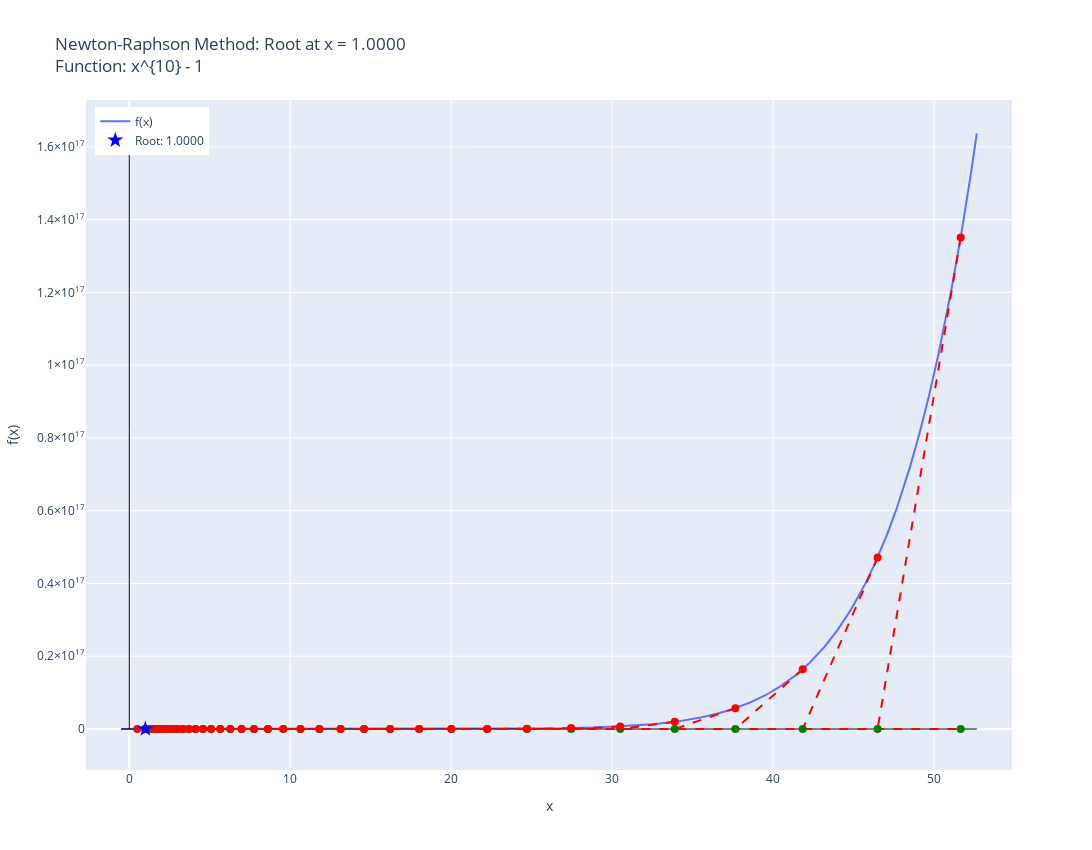

The cell this chart's notebook holds for it:
### Code cell
runNRM(
    f = "x**10 - 1",
    x0 = 0.5,
    know_root=1,  # Known root for the function x^3 - 2x - 5
    tol=1e-6,
    max_iter=100
    )

### Figure 1 — Plotly figure (JSON) as saved in the notebook; plotly's stock layout.template omitted (floating-point values rounded to 4 significant figures; data arrays with more than 128 entries replaced by an {"elided": "..."} marker saying what was removed)
{"data": [{"mode": "lines", "name": "f(x)", "type": "scatter", "x": {"elided": "4000 float values"}, "y": {"elided": "4000 float values"}}, {"line": {"color": "black", "width": 1}, "mode": "lines", "showlegend": false, "type": "scatter", "x": [-0.5, 52.65], "y": [0, 0]}, {"line": {"color": "black", "width": 1}, "mode": "lines", "showlegend": false, "type": "scatter", "x": [0, 0], "y": [-1, 163675529745143360]}, {"line": {"color": "red", "dash": "dash"}, "mode": "lines", "showlegend": false, "type": "scatter", "x": [0.5, 51.65], "y": [-0.999, 0]}, {"marker": {"color": "red", "size": 8}, "mode": "markers", "showlegend": false, "type": "scatter", "x": [0.5], "y": [-0.999]}, {"marker": {"color": "green", "size": 8}, "mode": "markers", "showlegend": false, "type": "scatter", "x": [51.65], "y": [0]}, {"line": {"color": "red", "dash": "dash"}, "mode": "lines", "showlegend": false, "type": "scatter", "x": [51.65, 46.48], "y": [135114904483913700, 0]}, {"marker": {"color": "red", "size": 8}, "mode": "markers", "showlegend": false, "type": "scatter", "x": [51.65], "y": [135114904483913700]}, {"marker": {"color": "green", "size": 8}, "mode": "markers", "showlegend": false, "type": "scatter", "x": [46.48], "y": [0]}, {"line": {"color": "red", "dash": "dash"}, "mode": "lines", "showlegend": false, "type": "scatter", "x": [46.48, 41.84], "y": [47111654129711540, 0]}, {"marker": {"color": "red", "size": 8}, "mode": "markers", "showlegend": false, "type": "scatter", "x": [46.48], "y": [47111654129711540]}, {"marker": {"color": "green", "size": 8}, "mode": "markers", "showlegend": false, "type": "scatter", "x": [41.84], "y": [0]}, {"line": {"color": "red", "dash": "dash"}, "mode": "lines", "showlegend": false, "type": "scatter", "x": [41.84, 37.65], "y": [16426818072478544, 0]}, {"marker": {"color": "red", "size": 8}, "mode": "markers", "showlegend": false, "type": "scatter", "x": [41.84], "y": [16426818072478544]}, {"marker": {"color": "green", "size": 8}, "mode": "markers", "showlegend": false, "type": "scatter", "x": [37.65], "y": [0]}, {"line": {"color": "red", "dash": "dash"}, "mode": "lines", "showlegend": false, "type": "scatter", "x": [37.65, 33.89], "y": [5727677301318307, 0]}, {"marker": {"color": "red", "size": 8}, "mode": "markers", "showlegend": false, "type": "scatter", "x": [37.65], "y": [5727677301318307]}, {"marker": {"color": "green", "size": 8}, "mode": "markers", "showlegend": false, "type": "scatter", "x": [33.89], "y": [0]}, {"line": {"color": "red", "dash": "dash"}, "mode": "lines", "showlegend": false, "type": "scatter", "x": [33.89, 30.5], "y": [1997000000000000.0, 0]}, {"marker": {"color": "red", "size": 8}, "mode": "markers", "showlegend": false, "type": "scatter", "x": [33.89], "y": [1997000000000000.0]}, {"marker": {"color": "green", "size": 8}, "mode": "markers", "showlegend": false, "type": "scatter", "x": [30.5], "y": [0]}, {"line": {"color": "red", "dash": "dash"}, "mode": "lines", "showlegend": false, "type": "scatter", "x": [30.5, 27.45], "y": [696400000000000.0, 0]}, {"marker": {"color": "red", "size": 8}, "mode": "markers", "showlegend": false, "type": "scatter", "x": [30.5], "y": [696400000000000.0]}, {"marker": {"color": "green", "size": 8}, "mode": "markers", "showlegend": false, "type": "scatter", "x": [27.45], "y": [0]}, {"line": {"color": "red", "dash": "dash"}, "mode": "lines", "showlegend": false, "type": "scatter", "x": [27.45, 24.7], "y": [242800000000000.0, 0]}, {"marker": {"color": "red", "size": 8}, "mode": "markers", "showlegend": false, "type": "scatter", "x": [27.45], "y": [242800000000000.0]}, {"marker": {"color": "green", "size": 8}, "mode": "markers", "showlegend": false, "type": "scatter", "x": [24.7], "y": [0]}, {"line": {"color": "red", "dash": "dash"}, "mode": "lines", "showlegend": false, "type": "scatter", "x": [24.7, 22.23], "y": [84660000000000.0, 0]}, {"marker": {"color": "red", "size": 8}, "mode": "markers", "showlegend": false, "type": "scatter", "x": [24.7], "y": [84660000000000.0]}, {"marker": {"color": "green", "size": 8}, "mode": "markers", "showlegend": false, "type": "scatter", "x": [22.23], "y": [0]}, {"line": {"color": "red", "dash": "dash"}, "mode": "lines", "showlegend": false, "type": "scatter", "x": [22.23, 20.01], "y": [29520000000000.0, 0]}, {"marker": {"color": "red", "size": 8}, "mode": "markers", "showlegend": false, "type": "scatter", "x": [22.23], "y": [29520000000000.0]}, {"marker": {"color": "green", "size": 8}, "mode": "markers", "showlegend": false, "type": "scatter", "x": [20.01], "y": [0]}, {"line": {"color": "red", "dash": "dash"}, "mode": "lines", "showlegend": false, "type": "scatter", "x": [20.01, 18.01], "y": [10290000000000.0, 0]}, {"marker": {"color": "red", "size": 8}, "mode": "markers", "showlegend": false, "type": "scatter", "x": [20.01], "y": [10290000000000.0]}, {"marker": {"color": "green", "size": 8}, "mode": "markers", "showlegend": false, "type": "scatter", "x": [18.01], "y": [0]}, {"line": {"color": "red", "dash": "dash"}, "mode": "lines", "showlegend": false, "type": "scatter", "x": [18.01, 16.21], "y": [3589000000000.0, 0]}, {"marker": {"color": "red", "size": 8}, "mode": "markers", "showlegend": false, "type": "scatter", "x": [18.01], "y": [3589000000000.0]}, {"marker": {"color": "green", "size": 8}, "mode": "markers", "showlegend": false, "type": "scatter", "x": [16.21], "y": [0]}, {"line": {"color": "red", "dash": "dash"}, "mode": "lines", "showlegend": false, "type": "scatter", "x": [16.21, 14.59], "y": [1251000000000.0, 0]}, {"marker": {"color": "red", "size": 8}, "mode": "markers", "showlegend": false, "type": "scatter", "x": [16.21], "y": [1251000000000.0]}, {"marker": {"color": "green", "size": 8}, "mode": "markers", "showlegend": false, "type": "scatter", "x": [14.59], "y": [0]}, {"line": {"color": "red", "dash": "dash"}, "mode": "lines", "showlegend": false, "type": "scatter", "x": [14.59, 13.13], "y": [436300000000.0, 0]}, {"marker": {"color": "red", "size": 8}, "mode": "markers", "showlegend": false, "type": "scatter", "x": [14.59], "y": [436300000000.0]}, {"marker": {"color": "green", "size": 8}, "mode": "markers", "showlegend": false, "type": "scatter", "x": [13.13], "y": [0]}, {"line": {"color": "red", "dash": "dash"}, "mode": "lines", "showlegend": false, "type": "scatter", "x": [13.13, 11.82], "y": [152100000000.0, 0]}, {"marker": {"color": "red", "size": 8}, "mode": "markers", "showlegend": false, "type": "scatter", "x": [13.13], "y": [152100000000.0]}, {"marker": {"color": "green", "size": 8}, "mode": "markers", "showlegend": false, "type": "scatter", "x": [11.82], "y": [0]}, {"line": {"color": "red", "dash": "dash"}, "mode": "lines", "showlegend": false, "type": "scatter", "x": [11.82, 10.63], "y": [53050000000.0, 0]}, {"marker": {"color": "red", "size": 8}, "mode": "markers", "showlegend": false, "type": "scatter", "x": [11.82], "y": [53050000000.0]}, {"marker": {"color": "green", "size": 8}, "mode": "markers", "showlegend": false, "type": "scatter", "x": [10.63], "y": [0]}, {"line": {"color": "red", "dash": "dash"}, "mode": "lines", "showlegend": false, "type": "scatter", "x": [10.63, 9.571], "y": [18500000000.0, 0]}, {"marker": {"color": "red", "size": 8}, "mode": "markers", "showlegend": false, "type": "scatter", "x": [10.63], "y": [18500000000.0]}, {"marker": {"color": "green", "size": 8}, "mode": "markers", "showlegend": false, "type": "scatter", "x": [9.571], "y": [0]}, {"line": {"color": "red", "dash": "dash"}, "mode": "lines", "showlegend": false, "type": "scatter", "x": [9.571, 8.614], "y": [6449000000.0, 0]}, {"marker": {"color": "red", "size": 8}, "mode": "markers", "showlegend": false, "type": "scatter", "x": [9.571], "y": [6449000000.0]}, {"marker": {"color": "green", "size": 8}, "mode": "markers", "showlegend": false, "type": "scatter", "x": [8.614], "y": [0]}, {"line": {"color": "red", "dash": "dash"}, "mode": "lines", "showlegend": false, "type": "scatter", "x": [8.614, 7.752], "y": [2249000000.0, 0]}, {"marker": {"color": "red", "size": 8}, "mode": "markers", "showlegend": false, "type": "scatter", "x": [8.614], "y": [2249000000.0]}, {"marker": {"color": "green", "size": 8}, "mode": "markers", "showlegend": false, "type": "scatter", "x": [7.752], "y": [0]}, {"line": {"color": "red", "dash": "dash"}, "mode": "lines", "showlegend": false, "type": "scatter", "x": [7.752, 6.977], "y": [784100000.0, 0]}, {"marker": {"color": "red", "size": 8}, "mode": "markers", "showlegend": false, "type": "scatter", "x": [7.752], "y": [784100000.0]}, {"marker": {"color": "green", "size": 8}, "mode": "markers", "showlegend": false, "type": "scatter", "x": [6.977], "y": [0]}, {"line": {"color": "red", "dash": "dash"}, "mode": "lines", "showlegend": false, "type": "scatter", "x": [6.977, 6.279], "y": [273400000.0, 0]}, {"marker": {"color": "red", "size": 8}, "mode": "markers", "showlegend": false, "type": "scatter", "x": [6.977], "y": [273400000.0]}, {"marker": {"color": "green", "size": 8}, "mode": "markers", "showlegend": false, "type": "scatter", "x": [6.279], "y": [0]}, {"line": {"color": "red", "dash": "dash"}, "mode": "lines", "showlegend": false, "type": "scatter", "x": [6.279, 5.651], "y": [95320000.0, 0]}, {"marker": {"color": "red", "size": 8}, "mode": "markers", "showlegend": false, "type": "scatter", "x": [6.279], "y": [95320000.0]}, {"marker": {"color": "green", "size": 8}, "mode": "markers", "showlegend": false, "type": "scatter", "x": [5.651], "y": [0]}, {"line": {"color": "red", "dash": "dash"}, "mode": "lines", "showlegend": false, "type": "scatter", "x": [5.651, 5.086], "y": [33240000.0, 0]}, {"marker": {"color": "red", "size": 8}, "mode": "markers", "showlegend": false, "type": "scatter", "x": [5.651], "y": [33240000.0]}, {"marker": {"color": "green", "size": 8}, "mode": "markers", "showlegend": false, "type": "scatter", "x": [5.086], "y": [0]}, {"line": {"color": "red", "dash": "dash"}, "mode": "lines", "showlegend": false, "type": "scatter", "x": [5.086, 4.578], "y": [11590000.0, 0]}, {"marker": {"color": "red", "size": 8}, "mode": "markers", "showlegend": false, "type": "scatter", "x": [5.086], "y": [11590000.0]}, {"marker": {"color": "green", "size": 8}, "mode": "markers", "showlegend": false, "type": "scatter", "x": [4.578], "y": [0]}, {"line": {"color": "red", "dash": "dash"}, "mode": "lines", "showlegend": false, "type": "scatter", "x": [4.578, 4.12], "y": [4041000.0, 0]}, {"marker": {"color": "red", "size": 8}, "mode": "markers", "showlegend": false, "type": "scatter", "x": [4.578], "y": [4041000.0]}, {"marker": {"color": "green", "size": 8}, "mode": "markers", "showlegend": false, "type": "scatter", "x": [4.12], "y": [0]}, {"line": {"color": "red", "dash": "dash"}, "mode": "lines", "showlegend": false, "type": "scatter", "x": [4.12, 3.708], "y": [1409000.0, 0]}, {"marker": {"color": "red", "size": 8}, "mode": "markers", "showlegend": false, "type": "scatter", "x": [4.12], "y": [1409000.0]}, {"marker": {"color": "green", "size": 8}, "mode": "markers", "showlegend": false, "type": "scatter", "x": [3.708], "y": [0]}, {"line": {"color": "red", "dash": "dash"}, "mode": "lines", "showlegend": false, "type": "scatter", "x": [3.708, 3.337], "y": [491300.0, 0]}, {"marker": {"color": "red", "size": 8}, "mode": "markers", "showlegend": false, "type": "scatter", "x": [3.708], "y": [491300.0]}, {"marker": {"color": "green", "size": 8}, "mode": "markers", "showlegend": false, "type": "scatter", "x": [3.337], "y": [0]}, {"line": {"color": "red", "dash": "dash"}, "mode": "lines", "showlegend": false, "type": "scatter", "x": [3.337, 3.003], "y": [171300.0, 0]}, {"marker": {"color": "red", "size": 8}, "mode": "markers", "showlegend": false, "type": "scatter", "x": [3.337], "y": [171300.0]}, {"marker": {"color": "green", "size": 8}, "mode": "markers", "showlegend": false, "type": "scatter", "x": [3.003], "y": [0]}, {"line": {"color": "red", "dash": "dash"}, "mode": "lines", "showlegend": false, "type": "scatter", "x": [3.003, 2.703], "y": [59730.0, 0]}, {"marker": {"color": "red", "size": 8}, "mode": "markers", "showlegend": false, "type": "scatter", "x": [3.003], "y": [59730.0]}, {"marker": {"color": "green", "size": 8}, "mode": "markers", "showlegend": false, "type": "scatter", "x": [2.703], "y": [0]}, {"line": {"color": "red", "dash": "dash"}, "mode": "lines", "showlegend": false, "type": "scatter", "x": [2.703, 2.433], "y": [20830.0, 0]}, {"marker": {"color": "red", "size": 8}, "mode": "markers", "showlegend": false, "type": "scatter", "x": [2.703], "y": [20830.0]}, {"marker": {"color": "green", "size": 8}, "mode": "markers", "showlegend": false, "type": "scatter", "x": [2.433], "y": [0]}, {"line": {"color": "red", "dash": "dash"}, "mode": "lines", "showlegend": false, "type": "scatter", "x": [2.433, 2.19], "y": [7261.0, 0]}, {"marker": {"color": "red", "size": 8}, "mode": "markers", "showlegend": false, "type": "scatter", "x": [2.433], "y": [7261.0]}, {"marker": {"color": "green", "size": 8}, "mode": "markers", "showlegend": false, "type": "scatter", "x": [2.19], "y": [0]}, {"line": {"color": "red", "dash": "dash"}, "mode": "lines", "showlegend": false, "type": "scatter", "x": [2.19, 1.971], "y": [2532.0, 0]}, {"marker": {"color": "red", "size": 8}, "mode": "markers", "showlegend": false, "type": "scatter", "x": [2.19], "y": [2532.0]}, {"marker": {"color": "green", "size": 8}, "mode": "markers", "showlegend": false, "type": "scatter", "x": [1.971], "y": [0]}, {"line": {"color": "red", "dash": "dash"}, "mode": "lines", "showlegend": false, "type": "scatter", "x": [1.971, 1.774], "y": [882.4, 0]}, {"marker": {"color": "red", "size": 8}, "mode": "markers", "showlegend": false, "type": "scatter", "x": [1.971], "y": [882.4]}, {"marker": {"color": "green", "size": 8}, "mode": "markers", "showlegend": false, "type": "scatter", "x": [1.774], "y": [0]}, {"line": {"color": "red", "dash": "dash"}, "mode": "lines", "showlegend": false, "type": "scatter", "x": [1.774, 1.597], "y": [307.4, 0]}, {"marker": {"color": "red", "size": 8}, "mode": "markers", "showlegend": false, "type": "scatter", "x": [1.774], "y": [307.4]}, {"marker": {"color": "green", "size": 8}, "mode": "markers", "showlegend": false, "type": "scatter", "x": [1.597], "y": [0]}, {"line": {"color": "red", "dash": "dash"}, "mode": "lines", "showlegend": false, "type": "scatter", "x": [1.597, 1.439], "y": [106.9, 0]}, {"marker": {"color": "red", "size": 8}, "mode": "markers", "showlegend": false, "type": "scatter", "x": [1.597], "y": [106.9]}, {"marker": {"color": "green", "size": 8}, "mode": "markers", "showlegend": false, "type": "scatter", "x": [1.439], "y": [0]}, {"line": {"color": "red", "dash": "dash"}, "mode": "lines", "showlegend": false, "type": "scatter", "x": [1.439, 1.299], "y": [37.02, 0]}, {"marker": {"color": "red", "size": 8}, "mode": "markers", "showlegend": false, "type": "scatter", "x": [1.439], "y": [37.02]}, {"marker": {"color": "green", "size": 8}, "mode": "markers", "showlegend": false, "type": "scatter", "x": [1.299], "y": [0]}, {"line": {"color": "red", "dash": "dash"}, "mode": "lines", "showlegend": false, "type": "scatter", "x": [1.299, 1.178], "y": [12.65, 0]}, {"marker": {"color": "red", "size": 8}, "mode": "markers", "showlegend": false, "type": "scatter", "x": [1.299], "y": [12.65]}, {"marker": {"color": "green", "size": 8}, "mode": "markers", "showlegend": false, "type": "scatter", "x": [1.178], "y": [0]}, {"line": {"color": "red", "dash": "dash"}, "mode": "lines", "showlegend": false, "type": "scatter", "x": [1.178, 1.083], "y": [4.161, 0]}, {"marker": {"color": "red", "size": 8}, "mode": "markers", "showlegend": false, "type": "scatter", "x": [1.178], "y": [4.161]}, {"marker": {"color": "green", "size": 8}, "mode": "markers", "showlegend": false, "type": "scatter", "x": [1.083], "y": [0]}, {"line": {"color": "red", "dash": "dash"}, "mode": "lines", "showlegend": false, "type": "scatter", "x": [1.083, 1.024], "y": [1.227, 0]}, {"marker": {"color": "red", "size": 8}, "mode": "markers", "showlegend": false, "type": "scatter", "x": [1.083], "y": [1.227]}, {"marker": {"color": "green", "size": 8}, "mode": "markers", "showlegend": false, "type": "scatter", "x": [1.024], "y": [0]}, {"line": {"color": "red", "dash": "dash"}, "mode": "lines", "showlegend": false, "type": "scatter", "x": [1.024, 1.002], "y": [0.2635, 0]}, {"marker": {"color": "red", "size": 8}, "mode": "markers", "showlegend": false, "type": "scatter", "x": [1.024], "y": [0.2635]}, {"marker": {"color": "green", "size": 8}, "mode": "markers", "showlegend": false, "type": "scatter", "x": [1.002], "y": [0]}, {"line": {"color": "red", "dash": "dash"}, "mode": "lines", "showlegend": false, "type": "scatter", "x": [1.002, 1.0], "y": [0.0234, 0]}, {"marker": {"color": "red", "size": 8}, "mode": "markers", "showlegend": false, "type": "scatter", "x": [1.002], "y": [0.0234]}, {"marker": {"color": "green", "size": 8}, "mode": "markers", "showlegend": false, "type": "scatter", "x": [1.0], "y": [0]}, {"line": {"color": "red", "dash": "dash"}, "mode": "lines", "showlegend": false, "type": "scatter", "x": [1.0, 1.0], "y": [0.0002394, 0]}, {"marker": {"color": "red", "size": 8}, "mode": "markers", "showlegend": false, "type": "scatter", "x": [1.0], "y": [0.0002394]}, {"marker": {"color": "green", "size": 8}, "mode": "markers", "showlegend": false, "type": "scatter", "x": [1.0], "y": [0]}, {"line": {"color": "red", "dash": "dash"}, "mode": "lines", "showlegend": false, "type": "scatter", "x": [1.0, 1], "y": [2.578e-08, 0]}, {"marker": {"color": "red", "size": 8}, "mode": "markers", "showlegend": false, "type": "scatter", "x": [1.0], "y": [2.578e-08]}, {"marker": {"color": "green", "size": 8}, "mode": "markers", "showlegend": false, "type": "scatter", "x": [1], "y": [0]}, {"marker": {"color": "blue", "size": 12, "symbol": "star"}, "mode": "markers", "name": "Root: 1.0000", "type": "scatter", "x": [1], "y": [0]}], "layout": {"height": 850, "legend": {"x": 0.01, "xanchor": "left", "y": 0.99, "yanchor": "top"}, "title": {"text": "Newton-Raphson Method: Root at x = 1.0000<br>Function: x^{10} - 1"}, "width": 1200, "xaxis": {"title": {"text": "x"}}, "yaxis": {"title": {"text": "f(x)"}}}}
